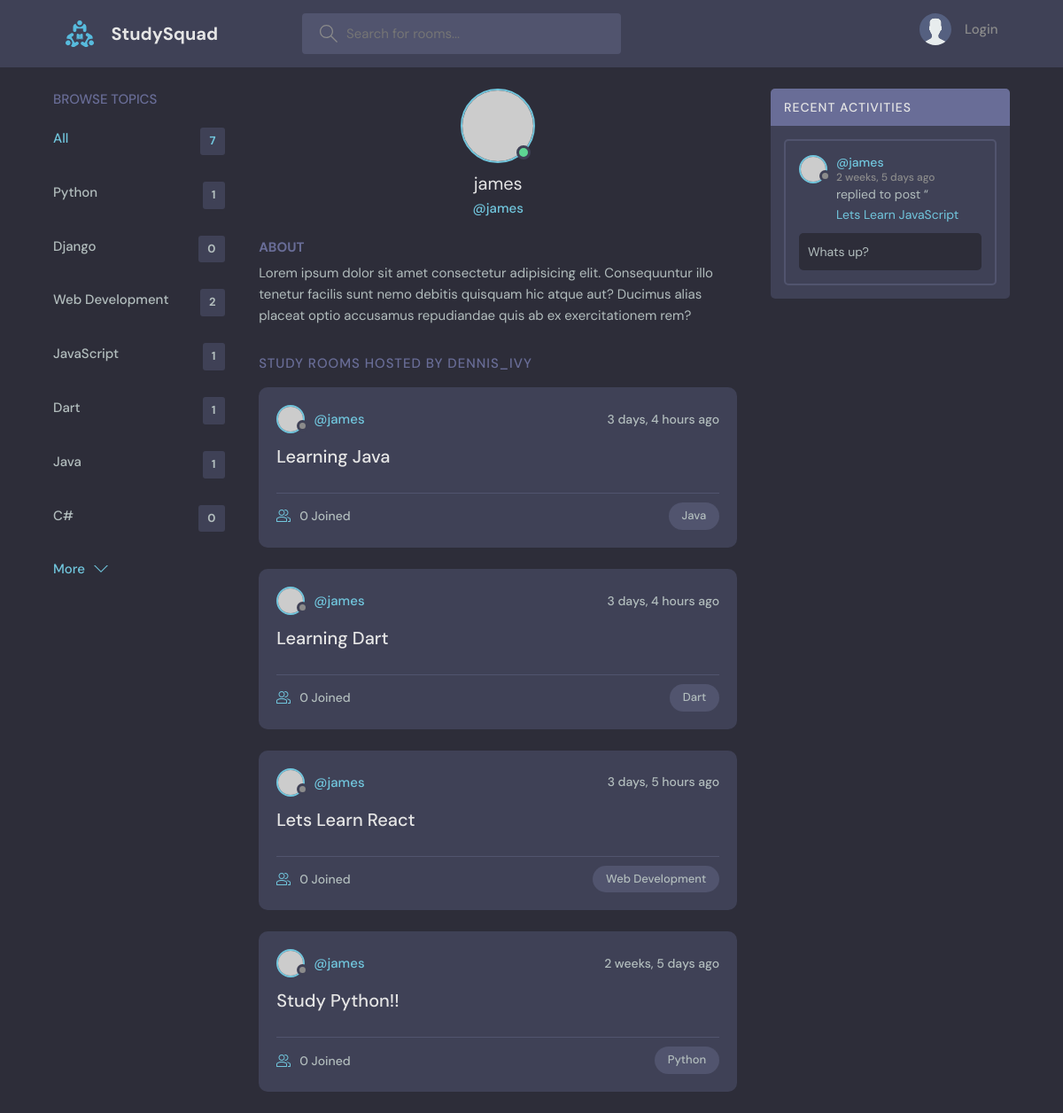
Screenshot of /profile/3/ with the database file from the repository.
### base/models.py (models this page shows, shortened)
class Topic(models.Model):
    name = models.CharField(max_length=200)

class Room(models.Model):
    host = models.ForeignKey(User, on_delete=models.SET_NULL, null=True)
    topic = models.ForeignKey(Topic, on_delete=models.SET_NULL, null=True)
    name = models.CharField(max_length=200)
    description = models.TextField(null=True, blank=True)
    participants = models.ManyToManyField(User, related_name='participants', blank=True)
    updated = models.DateTimeField(auto_now=True)
    created = models.DateTimeField(auto_now_add=True)
    class Meta:
        ordering = ['-updated', '-created']
    def __str__(self):
        return self.name

class Message(models.Model):
    user = models.ForeignKey(User, on_delete=models.CASCADE)
    room = models.ForeignKey(Room, on_delete=models.CASCADE)
    body = models.TextField()
    updated = models.DateTimeField(auto_now=True)
    created = models.DateTimeField(auto_now_add=True)
    class Meta:
        ordering = ['-updated', '-created']

### base/views.py (the view)
# urls.py: path('profile/<str:pk>/', views.userProfile, name="user-profile"),
def userProfile(request, pk):
    user = User.objects.get(id=pk)
    rooms = user.room_set.all()
    room_messages = user.message_set.all()
    topics = Topic.objects.all()
    context = {'user': user, 'rooms': rooms,'room_messages': room_messages, 'topics': topics}
    return render(request, 'base/profile.html', context)

### base/templates/base/profile.html (shortened to what this page needs)
{% extends 'main.html' %}
{% block content %}
  <main class="profile-page layout layout--3">
    <div class="container">
      {% include 'base/topic_component.html' %}
      <div class="roomList">
        <div class="profile">
          <div class="profile__avatar">
            <div class="avatar avatar--large active">
              <img src="https://randomuser.me/api/portraits/men/11.jpg" />
            </div>
          </div>
          <div class="profile__info">
            <h3> {{user.username}} </h3>
            <p>@{{user.username}}</p>
          </div>
          <div class="profile__about">
            <h3>About</h3>
            <p>
              Lorem ipsum dolor sit amet consectetur adipisicing elit. Consequuntur illo tenetur
              facilis sunt nemo debitis quisquam hic atque aut? Ducimus alias placeat optio
              accusamus repudiandae quis ab ex exercitationem rem?
            </p>
          </div>
        </div>
        <div class="roomList__header">
          <div>
            <h2>Study Rooms Hosted by dennis_ivy</a>
            </h2>
          </div>
        </div>
        {% include 'base/feed_component.html' %}
      </div>
      {% include 'base/activity_component.html' %}
    </div>
  </main>
{% endblock %}

### base/templates/base/topic_component.html
<div class="topics">
  <div class="topics__header">
    <h2>Browse Topics</h2>
  </div>
  <ul class="topics__list">
    <li>
      <a href="{% url 'home' %}" class="active">All <span>{{topics.count}}</span></a>
    </li>
    {% for topic in topics %}
    <li>
      <a href="{% url 'home' %}?q={{topic.name}}">{{topic.name}} <span>{{topic.room_set.all.count}}</span></a>
    </li>
    {% endfor %}
  </ul>
  <a class="btn btn--link" href="topics.html">
    More
    <svg version="1.1" xmlns="http://www.w3.org/2000/svg" width="32" height="32" viewBox="0 0 32 32">
      <title>chevron-down</title>
      <path d="M16 21l-13-13h-3l16 16 16-16h-3l-13 13z"></path>
    </svg>
  </a>
</div>

### base/templates/base/feed_component.html (shortened to what this page needs)
{% for room in rooms %}
<div class="roomListRoom">
  <div class="roomListRoom__header">
    <a href="{% url 'user-profile' room.host.id %}" class="roomListRoom__author">
      <div class="avatar avatar--small">
        <img src="https://randomuser.me/api/portraits/women/11.jpg" />
      </div>
      <span>@{{room.host.username}}</span>
    </a>
    <div class="roomListRoom__actions">
      <span>{{room.created|timesince}} ago</span>
    </div>
  </div>
  <div class="roomListRoom__content">
    <a href="{% url 'room' room.id %}">{{room.name}}</a>
  </div>
  <div class="roomListRoom__meta">
    <a href="{% url 'room' room.id %}" class="roomListRoom__joined">
      {{room.participants.all.count}} Joined
    </a>
    <p class="roomListRoom__topic">{{room.topic.name}}</p>
  </div>
</div>
{% endfor %}

### base/templates/base/activity_component.html (shortened to what this page needs)
<div class="activities">
  <div class="activities__header">
    <h2>Recent Activities</h2>
  </div>
  {% for message in room_messages %}
  <div class="activities__box">
    <div class="activities__boxHeader roomListRoom__header">
      <a href="{% url 'user-profile' message.user.id %}" class="roomListRoom__author">
        <div class="avatar avatar--small">
          <img src="https://randomuser.me/api/portraits/women/11.jpg" />
        </div>
        <p>
          @{{message.user}}
          <span>{{message.created|timesince}} ago</span>
        </p>
      </a>
    </div>
    <div class="activities__boxContent">
      <p>replied to post “<a href="{% url 'room' message.room.id %}">{{message.room}}</a></p>
      <div class="activities__boxRoomContent">
        {{message.body}}
      </div>
    </div>
  </div>
  {% endfor %}
</div>

### rows the page displays
Topic: name "Python", room_set.all.count "1"
Topic: name "Django", room_set.all.count "0"
Topic: name "Web Development", room_set.all.count "2"
Topic: name "JavaScript", room_set.all.count "1"
Topic: name "Dart", room_set.all.count "1"
Topic: name "Java", room_set.all.count "1"
Topic: name "C#", room_set.all.count "0"
Room: host.username "james", created "3 days, 4 hours", name "Learning Java", participants.all.count "0", topic.name "Java"
Room: host.username "james", created "3 days, 4 hours", name "Learning Dart", participants.all.count "0", topic.name "Dart"
Room: host.username "james", created "3 days, 5 hours", name "Lets Learn React", participants.all.count "0", topic.name "Web Development"
Room: host.username "james", created "2 weeks, 5 days", name "Study Python!!", participants.all.count "0", topic.name "Python"
Message: user "james", created "2 weeks, 5 days", room "Lets Learn JavaScript", body "Whats up?"

### other values shown
{{ topics.count }} "7"
{{ user.username }} "james"
